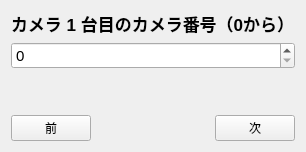
      <widget class="QWidget" name="pageCameraNo">
       <layout class="QVBoxLayout" name="vLayout_4">
        <item>
         <widget class="QLabel" name="labelCameraNoTitle">
          <property name="font"><font><pointsize>13</pointsize><bold>true</bold></font></property>
          <property name="text"><string>カメラ 1 台目のカメラ番号（0から）</string></property>
         </widget>
        </item>
        <item>
         <widget class="QSpinBox" name="spinBoxCameraNo">
          <property name="font"><font><pointsize>11</pointsize></font></property>
          <property name="minimum"><number>0</number></property>
          <property name="maximum"><number>999</number></property>
         </widget>
        </item>
        <item><spacer name="vSpacer_4"><property name="orientation"><enum>Qt::Vertical</enum></property><property name="sizeHint" stdset="0"><size><width>20</width><height>40</height></size></property></spacer></item>
        <item>
         <layout class="QHBoxLayout" name="hNav_4">
          <item><widget class="QPushButton" name="pushButtonPrev_4"><property name="text"><string>前</string></property></widget></item>
          <item><spacer name="hSpacer_4"><property name="orientation"><enum>Qt::Horizontal</enum></property><property name="sizeHint" stdset="0"><size><width>40</width><height>20</height></size></property></spacer></item>
          <item><widget class="QPushButton" name="pushButtonNext_4"><property name="text"><string>次</string></property></widget></item>
         </layout>
        </item>
       </layout>
      </widget>
